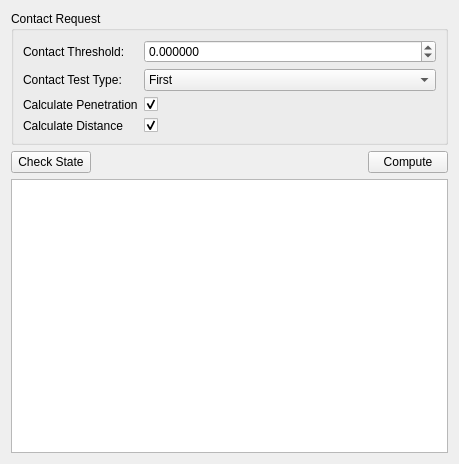
<?xml version="1.0" encoding="UTF-8"?>
<ui version="4.0">
 <class>ContactResultsWidget</class>
 <widget class="QWidget" name="ContactResultsWidget">
  <property name="geometry">
   <rect>
    <x>0</x>
    <y>0</y>
    <width>459</width>
    <height>464</height>
   </rect>
  </property>
  <property name="sizePolicy">
   <sizepolicy hsizetype="Expanding" vsizetype="Expanding">
    <horstretch>0</horstretch>
    <verstretch>0</verstretch>
   </sizepolicy>
  </property>
  <property name="windowTitle">
   <string>Form</string>
  </property>
  <layout class="QVBoxLayout" name="verticalLayout">
   <property name="sizeConstraint">
    <enum>QLayout::SetNoConstraint</enum>
   </property>
   <item>
    <widget class="QGroupBox" name="contact_request_group_box">
     <property name="title">
      <string>Contact Request</string>
     </property>
     <layout class="QFormLayout" name="formLayout_2">
      <item row="0" column="0">
       <widget class="QLabel" name="label">
        <property name="text">
         <string>Contact Threshold:</string>
        </property>
       </widget>
      </item>
      <item row="0" column="1">
       <widget class="QDoubleSpinBox" name="contact_threshold">
        <property name="decimals">
         <number>6</number>
        </property>
        <property name="minimum">
         <double>-100.000000000000000</double>
        </property>
        <property name="maximum">
         <double>100.000000000000000</double>
        </property>
        <property name="singleStep">
         <double>0.001000000000000</double>
        </property>
        <property name="value">
         <double>0.000000000000000</double>
        </property>
       </widget>
      </item>
      <item row="1" column="0">
       <widget class="QLabel" name="label_2">
        <property name="text">
         <string>Contact Test Type:</string>
        </property>
       </widget>
      </item>
      <item row="1" column="1">
       <widget class="QComboBox" name="contact_test_type">
        <item>
         <property name="text">
          <string extracomment="Return at first contact for any pair of objects">First</string>
         </property>
        </item>
        <item>
         <property name="text">
          <string extracomment="Return the global minimum for a pair of objects">Closest</string>
         </property>
        </item>
        <item>
         <property name="text">
          <string extracomment="Return all contacts for a pair of objects">All</string>
         </property>
        </item>
       </widget>
      </item>
      <item row="2" column="0">
       <widget class="QLabel" name="label_3">
        <property name="text">
         <string>Calculate Penetration</string>
        </property>
       </widget>
      </item>
      <item row="2" column="1">
       <widget class="QCheckBox" name="calculate_penetration">
        <property name="text">
         <string/>
        </property>
        <property name="checked">
         <bool>true</bool>
        </property>
       </widget>
      </item>
      <item row="3" column="0">
       <widget class="QLabel" name="label_4">
        <property name="text">
         <string>Calculate Distance</string>
        </property>
       </widget>
      </item>
      <item row="3" column="1">
       <widget class="QCheckBox" name="calculate_distance">
        <property name="text">
         <string/>
        </property>
        <property name="checked">
         <bool>true</bool>
        </property>
       </widget>
      </item>
     </layout>
    </widget>
   </item>
   <item>
    <widget class="QFrame" name="compute_frame">
     <property name="frameShape">
      <enum>QFrame::NoFrame</enum>
     </property>
     <property name="frameShadow">
      <enum>QFrame::Raised</enum>
     </property>
     <layout class="QHBoxLayout" name="horizontalLayout">
      <property name="leftMargin">
       <number>0</number>
      </property>
      <property name="topMargin">
       <number>0</number>
      </property>
      <property name="rightMargin">
       <number>0</number>
      </property>
      <property name="bottomMargin">
       <number>0</number>
      </property>
      <item>
       <widget class="QPushButton" name="check_state_push_button">
        <property name="text">
         <string>Check State</string>
        </property>
       </widget>
      </item>
      <item>
       <spacer name="horizontalSpacer">
        <property name="orientation">
         <enum>Qt::Horizontal</enum>
        </property>
        <property name="sizeHint" stdset="0">
         <size>
          <width>40</width>
          <height>20</height>
         </size>
        </property>
       </spacer>
      </item>
      <item>
       <widget class="QPushButton" name="compute_push_button">
        <property name="text">
         <string>Compute</string>
        </property>
       </widget>
      </item>
     </layout>
    </widget>
   </item>
   <item>
    <widget class="QTreeView" name="tree_view">
     <property name="editTriggers">
      <set>QAbstractItemView::NoEditTriggers</set>
     </property>
    </widget>
   </item>
  </layout>
 </widget>
 <resources/>
 <connections/>
</ui>
